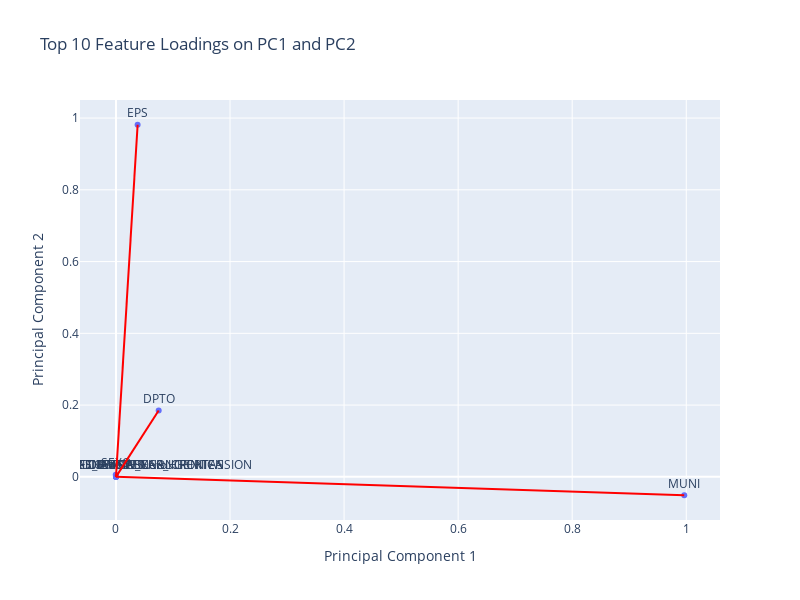

The code cell stored with this chart in its notebook:
### Code cell
# 16. Interactive Feature Loadings Plot with Plotly

import plotly.express as px

# Create a DataFrame for feature loadings
feature_loadings = top_loadings[['Feature', 'PC1', 'PC2']]

# Create an interactive scatter plot for feature loadings
fig = px.scatter(
    feature_loadings,
    x='PC1',
    y='PC2',
    text='Feature',
    title='Top 10 Feature Loadings on PC1 and PC2',
    labels={
        'PC1': 'Principal Component 1',
        'PC2': 'Principal Component 2'
    },
    hover_data=['Feature', 'PC1', 'PC2']
)

# Add arrows manually as shapes (Plotly doesn't support arrows directly)
for _, row in feature_loadings.iterrows():
    fig.add_shape(
        type="line",
        x0=0, y0=0,
        x1=row['PC1'], y1=row['PC2'],
        line=dict(color='Red', width=2)
    )

# Update text positions
fig.update_traces(textposition='top center')

# Update layout for better visuals
fig.update_layout(
    showlegend=False,
    width=800,
    height=600
)

fig.show()

### Figure 1 — Plotly figure (JSON) as saved in the notebook; plotly's stock layout.template omitted (floating-point values rounded to 4 significant figures)
{"data": [{"customdata": [["MUNI"], ["EPS"], ["DPTO"], ["SEXO"], ["Edad"], ["ENFERMEDADCARDIOVASCULAR_HIPERTENSION"], ["RENAL_INSUFICIENCIARENALCRONICA"], ["DIABETES"], ["DIAS_ESTAN_Neto"], ["ANOMALIASGENETICASYCONGENITAS"]], "hovertemplate": "Principal Component 1=%{x}<br>Principal Component 2=%{y}<br>Feature=%{customdata[0]}<extra></extra>", "legendgroup": "", "marker": {"color": "#636efa", "symbol": "circle"}, "mode": "markers+text", "name": "", "orientation": "v", "showlegend": false, "text": ["MUNI", "EPS", "DPTO", "SEXO", "Edad", "ENFERMEDADCARDIOVASCULAR_HIPERTENSION", "RENAL_INSUFICIENCIARENALCRONICA", "DIABETES", "DIAS_ESTAN_Neto", "ANOMALIASGENETICASYCONGENITAS"], "textposition": "top center", "type": "scatter", "x": [0.9965, 0.03797, 0.0749, -0.0003802, 8.965e-08, 4.813e-08, 2.329e-08, 6.126e-08, 2.87e-08, -1.573e-08], "xaxis": "x", "y": [-0.05131, 0.9814, 0.1851, 0.006168, 1.819e-06, 8.918e-07, 5.703e-07, 4.513e-07, 4.368e-07, -3.921e-07], "yaxis": "y"}], "layout": {"height": 600, "legend": {"tracegroupgap": 0}, "shapes": [{"line": {"color": "Red", "width": 2}, "type": "line", "x0": 0, "x1": 0.9965, "y0": 0, "y1": -0.05131}, {"line": {"color": "Red", "width": 2}, "type": "line", "x0": 0, "x1": 0.03797, "y0": 0, "y1": 0.9814}, {"line": {"color": "Red", "width": 2}, "type": "line", "x0": 0, "x1": 0.0749, "y0": 0, "y1": 0.1851}, {"line": {"color": "Red", "width": 2}, "type": "line", "x0": 0, "x1": -0.0003802, "y0": 0, "y1": 0.006168}, {"line": {"color": "Red", "width": 2}, "type": "line", "x0": 0, "x1": 8.965e-08, "y0": 0, "y1": 1.819e-06}, {"line": {"color": "Red", "width": 2}, "type": "line", "x0": 0, "x1": 4.813e-08, "y0": 0, "y1": 8.918e-07}, {"line": {"color": "Red", "width": 2}, "type": "line", "x0": 0, "x1": 2.329e-08, "y0": 0, "y1": 5.703e-07}, {"line": {"color": "Red", "width": 2}, "type": "line", "x0": 0, "x1": 6.126e-08, "y0": 0, "y1": 4.513e-07}, {"line": {"color": "Red", "width": 2}, "type": "line", "x0": 0, "x1": 2.87e-08, "y0": 0, "y1": 4.368e-07}, {"line": {"color": "Red", "width": 2}, "type": "line", "x0": 0, "x1": -1.573e-08, "y0": 0, "y1": -3.921e-07}], "showlegend": false, "title": {"text": "Top 10 Feature Loadings on PC1 and PC2"}, "width": 800, "xaxis": {"anchor": "y", "domain": [0, 1], "title": {"text": "Principal Component 1"}}, "yaxis": {"anchor": "x", "domain": [0, 1], "title": {"text": "Principal Component 2"}}}}
